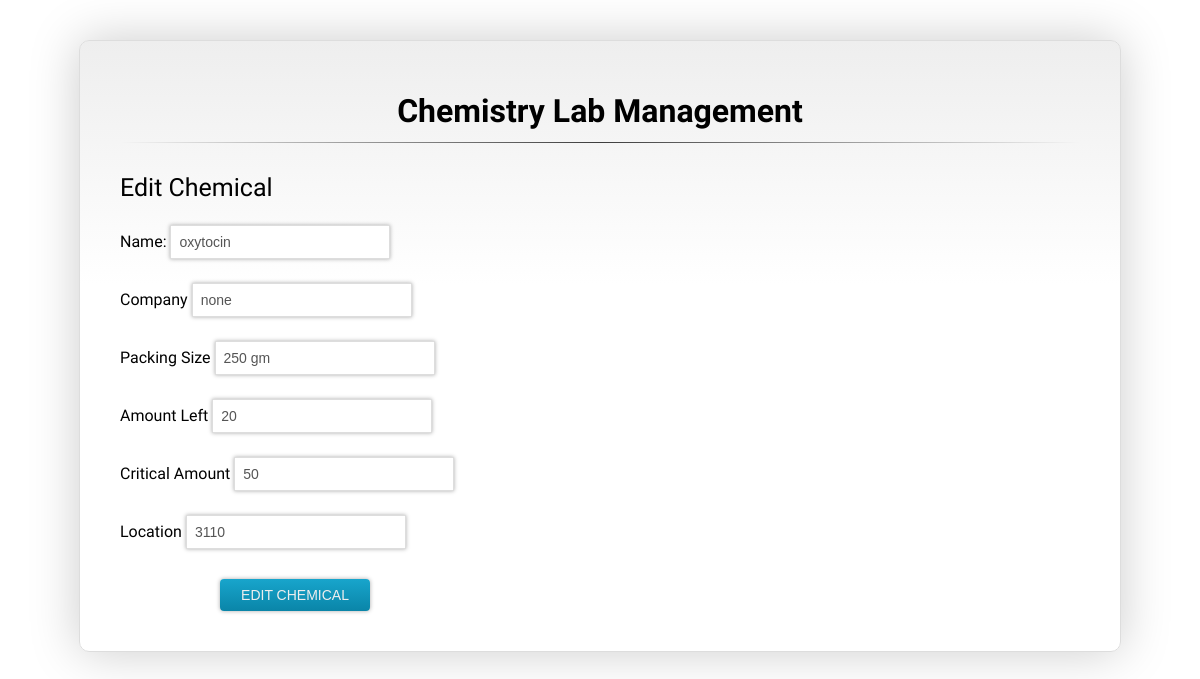
Page /edit.php?id=341 (signed in) on the committed database.
### tables this page shows
CREATE TABLE `chemicals` (
  `id` int(11) NOT NULL,
  `name` varchar(41) DEFAULT NULL,
  `company` varchar(35) DEFAULT NULL,
  `packing_size` varchar(19) DEFAULT NULL,
  `amount_left` varchar(11) DEFAULT NULL,
  `critical_amount` varchar(15) DEFAULT NULL,
  `location` varchar(8) DEFAULT NULL,
  `formula` varchar(50) NOT NULL,
  `first_aid_measures` longtext NOT NULL,
  `precautions` longtext NOT NULL,
  `storage` longtext NOT NULL,
  `boiling_point` varchar(20) NOT NULL,
  `melting_point` varchar(20) NOT NULL,
  `special_remarks_on_reactivity` longtext NOT NULL
);

### edit.php (the view, shortened to what this page needs)
<?php
	$id=$_REQUEST['id'];
	$query = "SELECT * from chemicals where id='".$id."'";
	$result = mysql_query($query);
	$row = mysql_fetch_row($result);
?>
<html>
	<head>
		<link href='css/style.css' rel='stylesheet' type='text/css'>
	</head>
	<body>
<?php
if(isset($_POST['new']) && $_POST['new']==1)
{
$id=$_REQUEST['id'];
$name =$_REQUEST['name'];
$company =$_REQUEST['company'];
$packingsize =$_REQUEST['packingsize'];
$amountleft =$_REQUEST['amountleft'];
$criticalamount =$_REQUEST['criticalamount'];
$location =$_REQUEST['location'];
$update="UPDATE chemicals SET name='".$name."', company='".$company."', packing_size='".$packingsize."', amount_left='".$amountleft."', critical_amount='".$criticalamount."', location='".$location."' WHERE id='".$id."'";
mysql_query($update) or die(mysql_error());
header("Location: lab_admin_screen.php");
$status = "Record Updated Successfully. </br></br><a href='view.php'>View Updated Record</a>";
}else {
?>
<form id="medbuy" method="POST" action="">
	<center>
				<h1>Chemistry Lab Management</h1>
				<hr />
			</center>
	<label for="purchase" style="font-size:25px;">Edit  Chemical</label>
	<br /><br />
	<label for="name">Name:</label>
	<input type="text" name="name" value="<?php echo $row[1];?>" required/>
	<br />
	<label for="company">Company</label>
	<input type="text" name="company" value="<?php echo $row[2];?>" required/>
	<br />
	<label for="packingsize">Packing Size</label>
	<input type="text" name="packingsize" value="<?php echo $row[3];?>" required/>
	<br />
	<label for="amountleft" class="desc">Amount Left</label>
	<input type="number" step = "0.01" name="amountleft" value="<?php echo $row[4];?>" required/>
	<br />
	<label for="criticalamount" class="desc">Critical Amount</label>
	<input type="number" step = "0.01" name="criticalamount"  value="<?php echo $row[5];?>" required/>
	<br />
	<label for="saddr" class="desc">Location</label>
	<input type="text" name="location" value="<?php echo $row[6];?>" required/>
	<br />
	<input type="submit" name="submit" value="Edit Chemical" class="submit" id="buysub"/>
</form>
<?php } ?>
	</body>
</html>

### css/style.css (style rules this page uses)
body { margin:0; padding:0; font-family: 'Graduate', Arial, cursive; font-weight:400; }
form { border: 1px solid #ddd; padding: 30px 40px 20px 40px; margin: 40px 0 0 0; width: 960px; height: auto; background: #fff; -webkit-border-radius: 10px; -moz-border-radius: 10px; border-radius: 10px; background: -webkit-gradient(linear, 0% 0%, 0% 40%, from(#EEE), to(#FFFFFF)); background: -moz-linear-gradient(0% 40% 90deg,#FFF, #EEE); -webkit-box-shadow:0px 0 50px #ccc; -moz-box-shadow:0px 0 50px #ccc; box-shadow:0px 0 50px #ccc; margin-left:auto; margin-right:auto; }
input { padding: 8px; margin: 4px 0 20px 0; background: #fff; width: 220px; font-size: 14px; color: #555; border: 1px #ddd solid; -webkit-box-shadow: 0px 0px 4px #aaa; -moz-box-shadow: 0px 0px 4px #aaa; box-shadow: 0px 0px 4px #aaa; -webkit-transition: background 0.3s linear; }
input.submit { width: 150px; color: #eee; text-transform: uppercase; margin-top: 10px; margin-left:100px; background-color: #18a5cc; border: none; -webkit-transition: -webkit-box-shadow 0.3s linear; -moz-border-radius: 4px; -webkit-border-radius: 4px; border-radius: 4px; background: -webkit-gradient(linear, 0% 0%, 0% 100%, from(#18a5cc), to(#0a85a8)); background: -moz-linear-gradient(25% 75% 90deg,#0a85a8, #18a5cc); }
hr { border: 0; height: 1px; margin-top:-10px; margin-bottom:30px; background-image: -webkit-linear-gradient(left, rgba(0,0,0,0), rgba(0,0,0,0.75), rgba(0,0,0,0)); background-image: -moz-linear-gradient(left, rgba(0,0,0,0), rgba(0,0,0,0.75), rgba(0,0,0,0)); background-image: -ms-linear-gradient(left, rgba(0,0,0,0), rgba(0,0,0,0.75), rgba(0,0,0,0)); background-image: -o-linear-gradient(left, rgba(0,0,0,0), rgba(0,0,0,0.75), rgba(0,0,0,0)); }

### rows in the picture
chemicals: name "oxytocin", company "none", packingsize "250 gm", amountleft "20", criticalamount "50", location "3110"
